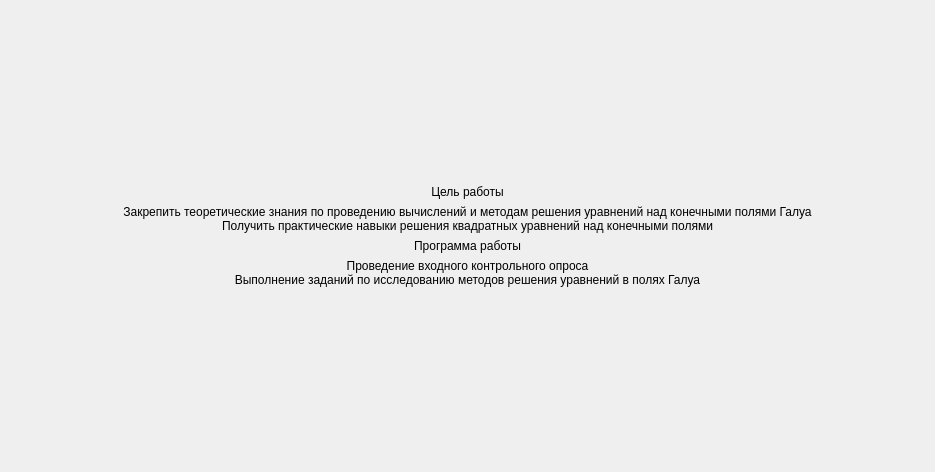
<?xml version="1.0" encoding="UTF-8"?>
<ui version="4.0">
 <class>ScreenAbout</class>
 <widget class="QFrame" name="ScreenAbout">
  <property name="geometry">
   <rect>
    <x>0</x>
    <y>0</y>
    <width>935</width>
    <height>472</height>
   </rect>
  </property>
  <property name="windowTitle">
   <string>Frame</string>
  </property>
  <layout class="QGridLayout" name="gridLayout">
   <property name="leftMargin">
    <number>0</number>
   </property>
   <property name="topMargin">
    <number>0</number>
   </property>
   <property name="rightMargin">
    <number>0</number>
   </property>
   <property name="bottomMargin">
    <number>0</number>
   </property>
   <item row="0" column="0">
    <layout class="QVBoxLayout" name="verticalLayout">
     <item>
      <spacer name="verticalSpacer">
       <property name="orientation">
        <enum>Qt::Vertical</enum>
       </property>
       <property name="sizeType">
        <enum>QSizePolicy::Expanding</enum>
       </property>
       <property name="sizeHint" stdset="0">
        <size>
         <width>0</width>
         <height>0</height>
        </size>
       </property>
      </spacer>
     </item>
     <item alignment="Qt::AlignVCenter">
      <widget class="QLabel" name="label">
       <property name="styleSheet">
        <string notr="true">font: 75 16pt &quot;MS Shell Dlg 2&quot;;</string>
       </property>
       <property name="text">
        <string>Цель работы</string>
       </property>
       <property name="alignment">
        <set>Qt::AlignCenter</set>
       </property>
       <property name="wordWrap">
        <bool>true</bool>
       </property>
      </widget>
     </item>
     <item alignment="Qt::AlignVCenter">
      <widget class="QLabel" name="label_2">
       <property name="styleSheet">
        <string notr="true">font: 12pt &quot;MS Shell Dlg 2&quot;;</string>
       </property>
       <property name="text">
        <string>Закрепить теоретические знания по проведению вычислений и методам решения уравнений над конечными полями Галуа
Получить практические навыки решения квадратных уравнений над конечными полями</string>
       </property>
       <property name="alignment">
        <set>Qt::AlignCenter</set>
       </property>
       <property name="wordWrap">
        <bool>true</bool>
       </property>
      </widget>
     </item>
     <item alignment="Qt::AlignVCenter">
      <widget class="QLabel" name="label_3">
       <property name="styleSheet">
        <string notr="true">font: 75 16pt &quot;MS Shell Dlg 2&quot;;</string>
       </property>
       <property name="text">
        <string>Программа работы</string>
       </property>
       <property name="alignment">
        <set>Qt::AlignCenter</set>
       </property>
       <property name="wordWrap">
        <bool>true</bool>
       </property>
      </widget>
     </item>
     <item alignment="Qt::AlignVCenter">
      <widget class="QLabel" name="label_4">
       <property name="styleSheet">
        <string notr="true">font: 12pt &quot;MS Shell Dlg 2&quot;;</string>
       </property>
       <property name="text">
        <string>Проведение входного контрольного опроса
Выполнение заданий по исследованию методов решения уравнений в полях Галуа</string>
       </property>
       <property name="alignment">
        <set>Qt::AlignCenter</set>
       </property>
       <property name="wordWrap">
        <bool>true</bool>
       </property>
      </widget>
     </item>
     <item>
      <spacer name="verticalSpacer_2">
       <property name="orientation">
        <enum>Qt::Vertical</enum>
       </property>
       <property name="sizeType">
        <enum>QSizePolicy::Expanding</enum>
       </property>
       <property name="sizeHint" stdset="0">
        <size>
         <width>0</width>
         <height>0</height>
        </size>
       </property>
      </spacer>
     </item>
    </layout>
   </item>
  </layout>
 </widget>
 <resources/>
 <connections/>
</ui>
